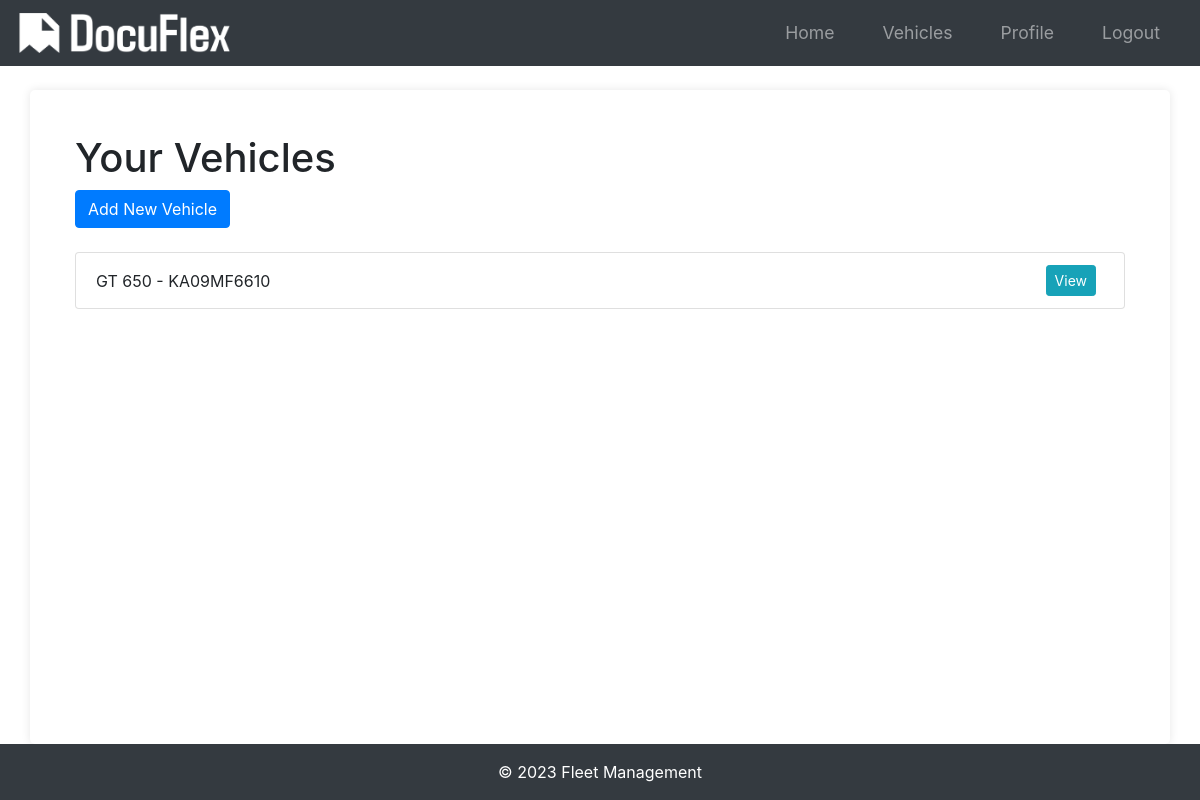
The app's page /vehicles (signed in), older data.
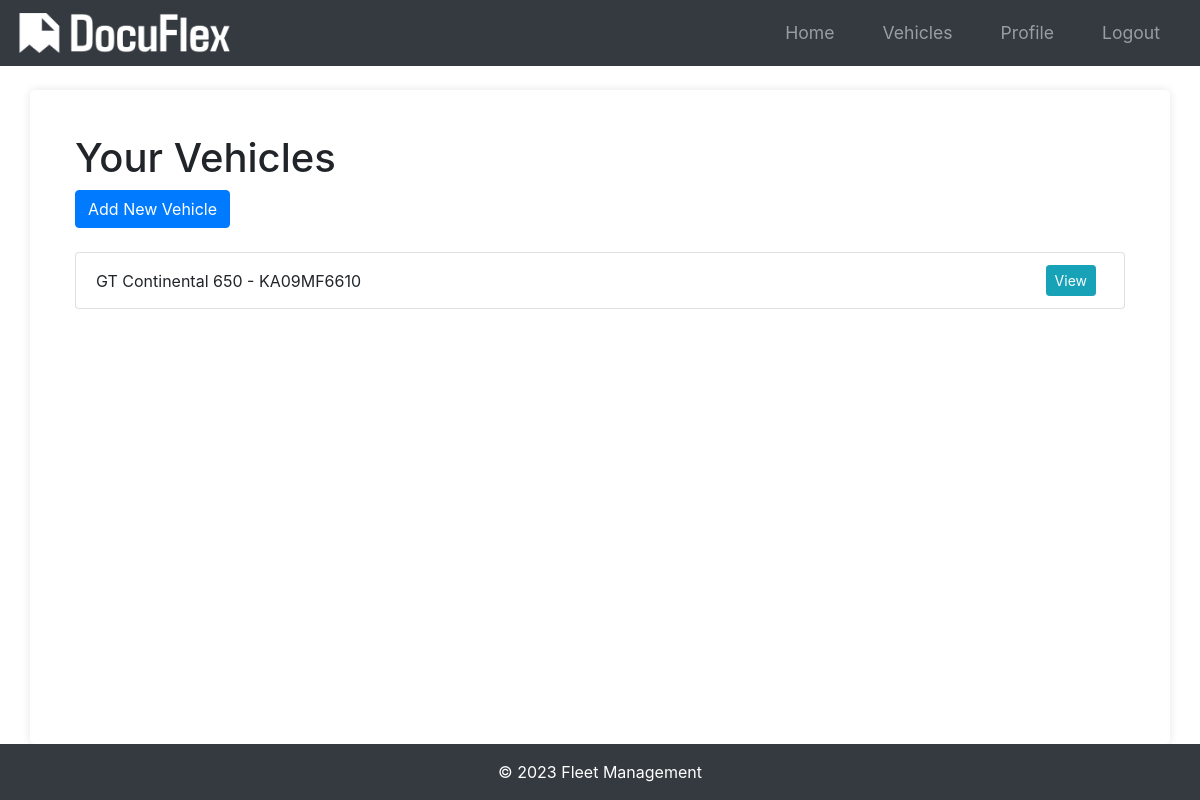
The same page, newer data.
### app/models.py (models this page shows)
class Vehicle(db.Model):
    id = db.Column(db.Integer, primary_key=True)
    name = db.Column(db.String(100), nullable=False)
    vehicle_number = db.Column(db.String(100), unique=True, nullable=False)
    user_id = db.Column(db.Integer, db.ForeignKey("user.id"), nullable=False)
    documents = db.relationship(
        "Document", backref="vehicle", lazy=True, cascade="all, delete-orphan"
    )

### app/routes.py (the view)
@main.route("/vehicles")
@login_required
def list_vehicles():
    vehicles = Vehicle.query.filter_by(owner=current_user).all()
    return render_template("list_vehicles.html", vehicles=vehicles)

### app/__init__.py (called while the page is built)
def create_app(config_class=Config):
    app = Flask(__name__)
    app.config.from_object(config_class)
    db.init_app(app)
    bcrypt.init_app(app)
    login_manager.init_app(app)
    mail.init_app(app)
    migrate.init_app(app, db)
    login_manager.login_view = "main.login"
    login_manager.login_message_category = "info"
    from app.models import User
    @login_manager.user_loader
    def load_user(user_id):
        return User.query.get(int(user_id))
    from app.routes import main as main_blueprint
    app.register_blueprint(main_blueprint)
    scheduler = BackgroundScheduler()
    scheduler.add_job(check_document_expirations, "interval", hours=24)
    scheduler.start()
    return app

### app/templates/list_vehicles.html (shortened to what this page needs)
{% extends "layout.html" %}
{% block main %}
<div class="container">
    <h1 class="mt-4">Your Vehicles</h1>
    <a href="{{ url_for('main.new_vehicle') }}" class="btn btn-primary mb-4">Add New Vehicle</a>
    <ul class="list-group">
        {% for vehicle in vehicles %}
        <li class="list-group-item d-flex justify-content-between align-items-center">
            <span>{{ vehicle.name }} - {{ vehicle.vehicle_number }}</span>
            <span>
                <a href="{{ url_for('main.view_vehicle', vehicle_id=vehicle.id) }}" class="btn btn-info btn-sm mr-2">View</a>
            </span>
        </li>
        {% endfor %}
    </ul>
</div>
{% endblock %}

Row changes from the older to the newer data that the page shows:
changed Vehicle "KA09MF6610": name "GT 650" → "GT Continental 650"
